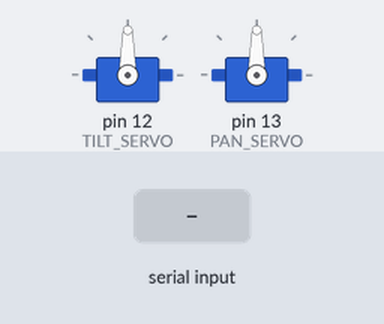
This sketch was run on a simulated Arduino Mega 2560, built with avr-gcc and run on an emulated ATmega2560. On the bench: 2 × servo. Inputs (shaded band) come from the test bench. What the sketch prints to the serial monitor is not drawn.

Above: at 2.2 s.
2.3 s: "U" received over Serial
At 2.86 s:
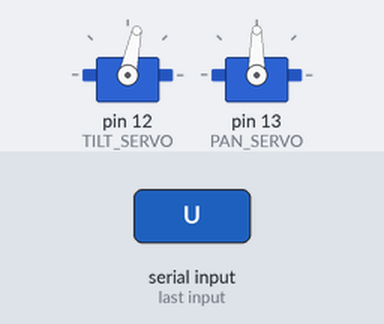
5.3 s: "L" received over Serial
At 5.46 s:
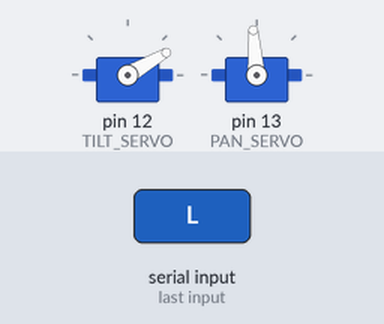
8.3 s: "D" received over Serial
At 8.47 s:
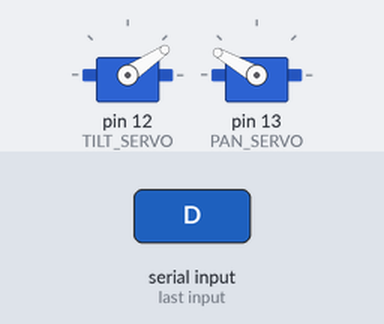
11.3 s: "R" received over Serial
At 11.47 s:
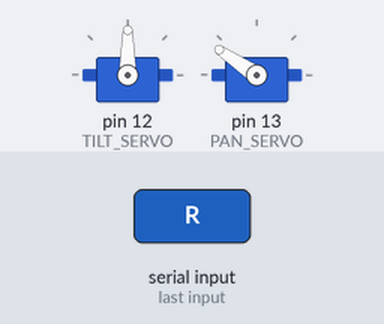
14.3 s: "D" received over Serial
At 14.88 s:
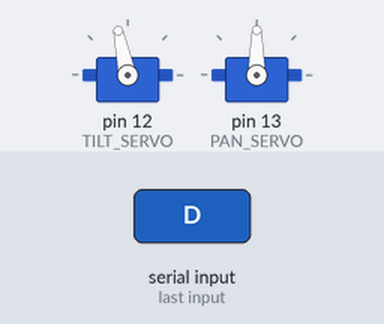
17.3 s: "S" received over Serial
At 17.3 s:
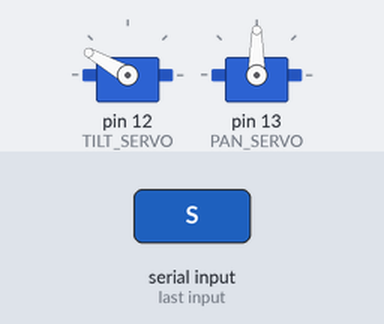
Timing chart, 0 to 19.8 s (numbered marks = the images above; inputs shaded):
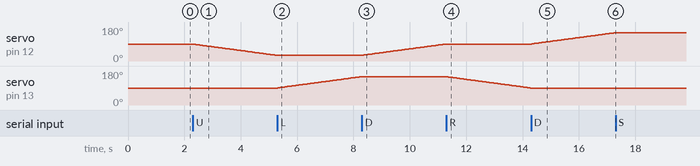

The sketch:

SK_camera_pan_and_tilt.ino
```cpp
#include <Servo.h>

#define PAN_SERVO                          13
#define TILT_SERVO                         12

int TiltServoPosition  = 90;
int PanServoPosition   = 90;

Servo PanServo;
Servo TiltServo;

char cmd = ' ';
char temp_cmd = ' ';
char *ACCEPTED_INPUTS = "UDLRS";

boolean bTiltServoAttached = false;
boolean bPanServoAttached = false;

int count = 0;

void setup() {
    Serial.begin(9600);           // set up Serial library at 9600 bps
    Serial.println("Starting Arduino Mega ------------...................");

    TiltServo.attach(TILT_SERVO);
    PanServo.attach(PAN_SERVO);
    delay(500);
    TiltServo.write(TiltServoPosition);
    PanServo.write(PanServoPosition);
    delay(500);
    TiltServo.detach();
    PanServo.detach();
}

void attach_tilt_servo()
{
    TiltServo.attach(TILT_SERVO);
    bTiltServoAttached = true;
}

void detach_tilt_servo()
{
    TiltServo.detach();
    bTiltServoAttached = false;
}

void attach_pan_servo()
{
    PanServo.attach(PAN_SERVO);
    bPanServoAttached = true;
}

void detach_pan_servo()
{
    PanServo.detach();
    bPanServoAttached = false;
}

void camera_up()
{
    if (TiltServoPosition > 0)
    {
        TiltServoPosition -= 1;
        TiltServo.write(TiltServoPosition);
        delay(50);
    }
}

void camera_down()
{
    if (TiltServoPosition < 180)
    {
        TiltServoPosition += 1;
        TiltServo.write(TiltServoPosition);
        delay(50);
    }
}

void camera_left()
{
    if (PanServoPosition < 180)
    {
        PanServoPosition += 1;
        PanServo.write(PanServoPosition);
        delay(50);
    }
}

void camera_right()
{
    if (PanServoPosition > 0)
    {
        PanServoPosition -= 1;
        PanServo.write(PanServoPosition);
        delay(50);
    }
}

void loop() {
    count++;

    while (Serial.available())
    {
        temp_cmd = Serial.read();
        if (strchr(ACCEPTED_INPUTS, temp_cmd))
        {
            count = 0;
            cmd = temp_cmd;
        }
    }

    if ((cmd == 'U') || (cmd == 'D'))
    {
        if(!bTiltServoAttached)
            attach_tilt_servo();
        if(bPanServoAttached)
            detach_pan_servo();
    }
    else if ((cmd == 'L') || (cmd == 'R'))
    {
        if(!bPanServoAttached)
            attach_pan_servo();
        if(bTiltServoAttached)
            detach_tilt_servo();
    }
    else if ((cmd == 'S') || (count>100))
    {
        if(bTiltServoAttached)
            detach_tilt_servo();
        if(bPanServoAttached)
            detach_pan_servo();
    }

    if (cmd == 'U')
    {
        camera_up();
    }
    else if (cmd == 'D')
    {
        camera_down();
    }
    else if (cmd == 'R')
    {
        camera_right();
    }
    else if (cmd == 'L')
    {
        camera_left();
    }
}
```

Measured:
- after the input at 2.3 s, servo on pin 12 (TILT_SERVO): moves from 90° to 30° over 3.0 s, starting at once
- after the input at 5.3 s, servo on pin 12 (TILT_SERVO): stays 30° (without the input it goes to 29° after 0.01 s); servo on pin 13 (PAN_SERVO): moves from 90° to 150° over 3.0 s, starting at once
- after the input at 8.3 s, servo on pin 12 (TILT_SERVO): moves from 30° to 90° over 3.0 s, starting at once; servo on pin 13 (PAN_SERVO): stays 150° (without the input it goes to 151° after 0.01 s)
- after the input at 11.3 s, servo on pin 12 (TILT_SERVO): stays 90° (without the input it goes to 91° after 0.02 s); servo on pin 13 (PAN_SERVO): moves from 150° to 90° over 3.0 s, starting at once
- after the input at 14.3 s, servo on pin 12 (TILT_SERVO): moves from 90° to 150° over 3.0 s, starting at once; servo on pin 13 (PAN_SERVO): stays 90° (without the input it goes to 89° after 0.02 s)
- after the input at 17.3 s, servo on pin 12 (TILT_SERVO): stays 150° (without the input it goes to 151° after 0.03 s)
